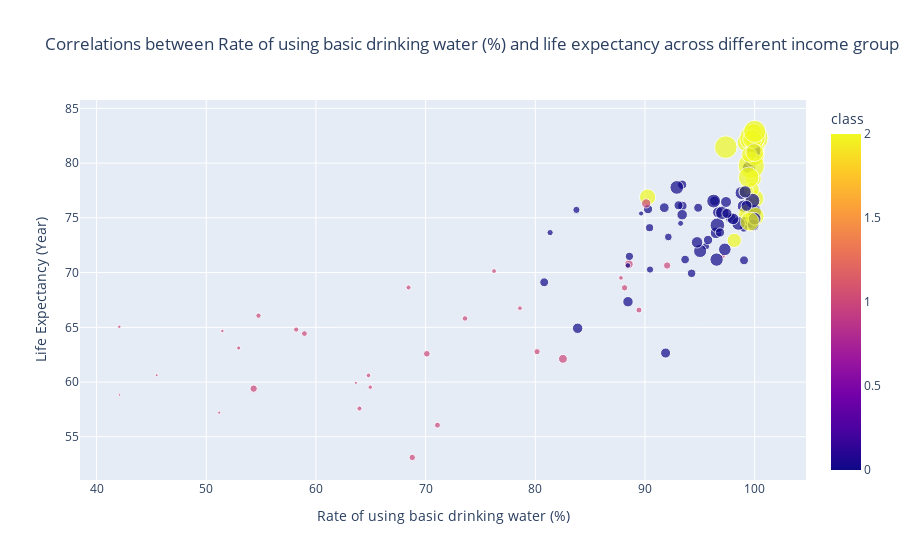

The notebook cell this image was saved under:
### Code cell
import plotly.express as px
fig = px.scatter(df, x = 'Rate of using basic drinking water (%)', y ='Life Expectancy (Year)',
                    size ='GDP per capita ($)' , color = 'class',title='Correlations between Rate of using basic drinking water (%) and life expectancy across different income groups')
fig.show()
